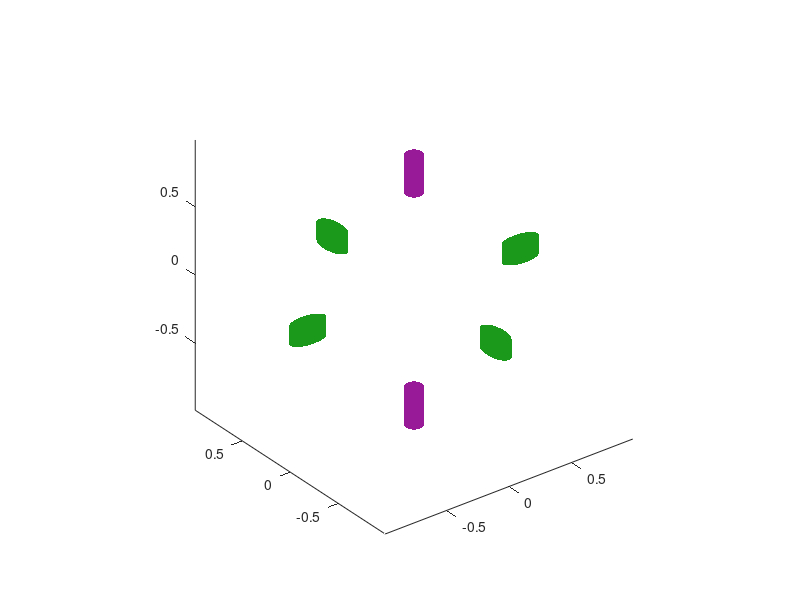

This chart was generated by the following MATLAB code:
function [] = plot_SiCBValleys_q2D(eb_cut, origin, cb_shifts)
% [] = plot_SiCBValleys_q2D(eb_cut, origin, cb_shifts)
%   This function plots the iso-energetic surfaces of elliptical valleys
%   for Silicon. The 6 elliptical valleys are now broken in degeneracy, and
%   colored differently to distinguish the 6XYZ -> 4XY + 2Z valley
%   polarisation.
%
%   IN:
%   -  eb_cut:     	scalar of the energy above the CBM to slice for the iso-surface [eV].
%   -  origin:      1x3 row vector of the origin location of the Gama point [x,y,z].
%   -  cb_shifts: 	1x3 row vector of the relative energy shift of each valley [eb_x, eb_y, eb_z].
%
%   OUT: (None)

%% Defining the default parameters
if nargin < 1; eb_cut = 0.2; origin = [0, 0, 0]; cb_shifts = [0, 0, 0]; end
if nargin < 2; origin = [0, 0, 0]; cb_shifts = [0, 0, 0];  end
if nargin < 3; cb_shifts = [0, 0, 0]; end
if isempty(eb_cut); eb_cut = 0.2;  end
if isempty(origin); origin = [0, 0, 0];  end
if isempty(cb_shifts); cb_shifts = [0, 0, 0];  end
%% 1 - Defining the constant parameters
x_ebshift = cb_shifts(1); y_ebshift = cb_shifts(2); z_ebshift = cb_shifts(3); 
m0 = 9.11e-31;
hbar = 4.135e-15;
ml = 0.92*m0;
mt = 0.19*m0;
%% 1.1 - Defining the dispersions of the CB parabola's
k_calc =  @(eb, eff_mass, eb_shift) sqrt(((2*eff_mass)/(hbar^2)) * (eb - eb_shift));
%% 1.2 - Extracting the CB as cylinders
k0 = 0.85;       % Defining the position of the CBM in k-space
% -- IsoE for X-valleys (cylinders)
% --- Extracting unit cylindrical valleys with radius defined by ellipse
[pX_xx, pX_yy, pX_zz] = cylinder(k_calc(eb_cut,ml,y_ebshift), 1e3);
[mX_xx, mX_yy, mX_zz] = cylinder(k_calc(eb_cut,ml,y_ebshift), 1e3);
% --- Scaling the cylinder in z to be the same size as ellipses in k-space
pX_yy = pX_yy /2;
mX_yy = mX_yy /2;
pX_zz = 2*(k_calc(eb_cut,mt,z_ebshift))*(pX_zz-0.5);
mX_zz = 2*(k_calc(eb_cut,mt,z_ebshift))*(mX_zz-0.5);
% --- Shifting the valleys to the correct locations in k-space
pX_xx = pX_xx + k0 + origin(1);
pX_yy = pX_yy + 0 + origin(2);
pX_zz = pX_zz + 0 + origin(3); 
mX_xx = mX_xx - k0 + origin(1);
mX_yy = mX_yy + 0 + origin(2);
mX_zz = mX_zz + 0 + origin(3);
% -- IsoE for Y-valleys (cylinders)
% --- Extracting unit cylindrical valleys with radius defined by ellipse
[pY_xx, pY_yy, pY_zz] = cylinder(k_calc(eb_cut,ml,y_ebshift), 1e3);
[mY_xx, mY_yy, mY_zz] = cylinder(k_calc(eb_cut,ml,y_ebshift), 1e3);
% --- Scaling the cylinder in z to be the same size as ellipses in k-space
pY_xx = pY_xx /2;
mY_xx = mY_xx /2;
pY_zz = 2*(k_calc(eb_cut,mt,z_ebshift))*(pY_zz-0.5);
mY_zz = 2*(k_calc(eb_cut,mt,z_ebshift))*(mY_zz-0.5);
% --- Shifting the valleys to the correct locations in k-space
pY_xx = pY_xx + 0+origin(1);
pY_yy = pY_yy + k0+origin(2);
pY_zz = pY_zz + 0 + origin(3); 
mY_xx = mY_xx + 0+origin(1);
mY_yy = mY_yy - k0 + origin(2);
mY_zz = mY_zz + 0 + origin(3);
% -- IsoE for Z-valleys (cylinders)
% --- Extracting unit cylindrical valleys with radius defined by ellipse
[pZ_xx, pZ_yy, pZ_zz] = cylinder(k_calc(eb_cut,mt,z_ebshift), 1e3);
[mZ_xx, mZ_yy, mZ_zz] = cylinder(k_calc(eb_cut,mt,z_ebshift), 1e3);
% --- Scaling the cylinder in z to be the same size as ellipses in k-space
pZ_zz = 2*(k_calc(eb_cut,ml,z_ebshift))*(pZ_zz-0.5);
mZ_zz = 2*(k_calc(eb_cut,ml,z_ebshift))*(mZ_zz-0.5);
% --- Shifting the valleys to the correct locations in k-space
pZ_xx = pZ_xx + 0+origin(1);
pZ_yy = pZ_yy + 0+origin(2);
pZ_zz = pZ_zz + k0 + origin(3); 
mZ_xx = mZ_xx + 0+origin(1);
mZ_yy = mZ_yy + 0+origin(2);
mZ_zz = mZ_zz - k0 + origin(3);
%% - 2 - Plotting the isoe surface
hold on;
% -- Defining plot constants
if cb_shifts(1)==0 && cb_shifts(2)==0 && cb_shifts(3)==0
    xy_valley_col = [0.1,0.6,0.1];
    pz_valley_col = [0.6,0.1,0.6];
    mz_valley_col = pz_valley_col;
else
    xy_valley_col = [0.1,0.6,0.1];
    pz_valley_col = [0.6,0.1,0.6];
    mz_valley_col = pz_valley_col;
end
% -- Plotting X-valleys
surf(pX_xx, pX_yy, pX_zz, 'Edgecolor', 'none', 'facecolor', xy_valley_col);
surf(mX_xx, mX_yy, mX_zz, 'Edgecolor', 'none', 'facecolor', xy_valley_col);
% -- Plotting Y-valleys
surf(pY_xx, pY_yy, pY_zz, 'Edgecolor', 'none', 'facecolor', xy_valley_col);
surf(mY_xx, mY_yy, mY_zz, 'Edgecolor', 'none', 'facecolor', xy_valley_col);
% -- Plotting Z-valleys
surf(pZ_xx, pZ_yy, pZ_zz, 'Edgecolor', 'none', 'facecolor', pz_valley_col);
surf(mZ_xx, mZ_yy, mZ_zz, 'Edgecolor', 'none', 'facecolor', mz_valley_col);
% - 2.1 - Plotting the caps to the cylinders
% - X-valleys
fill3(pX_xx(1,:), pX_yy(1,:), pX_zz(1,:), xy_valley_col, 'Edgecolor', 'none');
fill3(pX_xx(end,:), pX_yy(end,:), pX_zz(end,:), xy_valley_col, 'Edgecolor', 'none');
fill3(mX_xx(1,:), mX_yy(1,:), mX_zz(1,:), xy_valley_col, 'Edgecolor', 'none');
fill3(mX_xx(end,:), mX_yy(end,:), mX_zz(end,:), xy_valley_col, 'Edgecolor', 'none');
% - Y-valleys
fill3(pY_xx(1,:), pY_yy(1,:), pY_zz(1,:), xy_valley_col, 'Edgecolor', 'none');
fill3(pY_xx(end,:), pY_yy(end,:), pY_zz(end,:), xy_valley_col, 'Edgecolor', 'none');
fill3(mY_xx(1,:), mY_yy(1,:), mY_zz(1,:), xy_valley_col, 'Edgecolor', 'none');
fill3(mY_xx(end,:), mY_yy(end,:), mY_zz(end,:), xy_valley_col, 'Edgecolor', 'none');
% - Z-valleys
fill3(pZ_xx(1,:), pZ_yy(1,:), pZ_zz(1,:), pz_valley_col, 'Edgecolor', 'none');
fill3(pZ_xx(end,:), pZ_yy(end,:), pZ_zz(end,:), pz_valley_col, 'Edgecolor', 'none');
fill3(mZ_xx(1,:), mZ_yy(1,:), mZ_zz(1,:), pz_valley_col, 'Edgecolor', 'none');
fill3(mZ_xx(end,:), mZ_yy(end,:), mZ_zz(end,:), pz_valley_col, 'Edgecolor', 'none');
% - 3.0 Formatting the figure
axis tight; axis equal; 
end